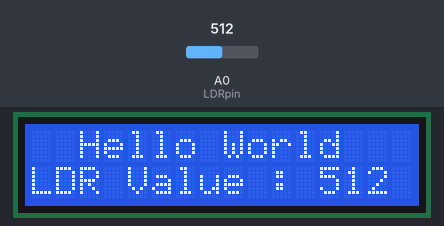
Recording of a sketch running on a simulated Arduino Uno, built with avr-gcc and run on an emulated ATmega328P. Shown: 16×2 character LCD. The inputs (shaded band) are chosen by the test bench; at power-on: A0 (LDRpin) = 512.

Above: at 1.2 s.
1.3 s: A0 (LDRpin) set to 716
At 1.7 s:
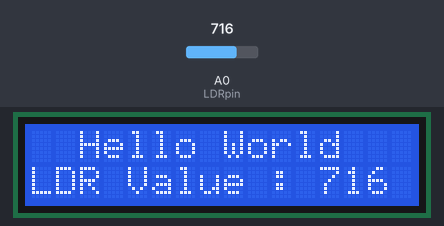
2.8 s: A0 (LDRpin) set to 900
At 3.5 s:
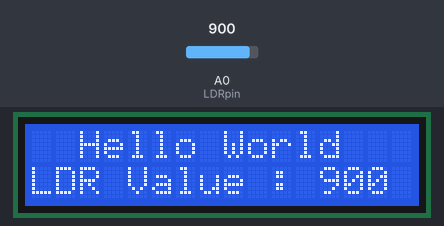
4.3 s: A0 (LDRpin) set to 1023
At 5.6 s:
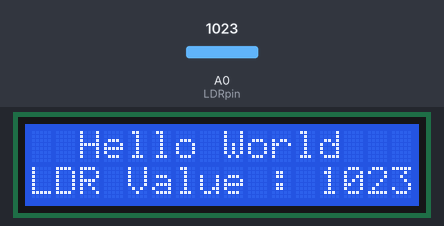
Timing chart, 0 to 7.3 s (numbered marks = the images above; inputs shaded):
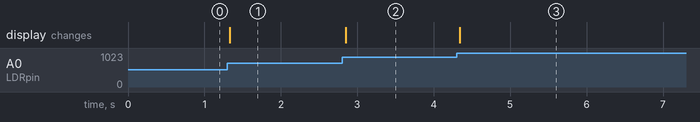

The sketch:

Code.ino
```cpp
#include <LiquidCrystal_I2C.h>

LiquidCrystal_I2C lcd(0x27,16,2);
const int LDRpin = A0;

void setup() {
  lcd.init();
  lcd.clear();
  lcd.backlight();

}

void loop() {
  int LDRvalue = analogRead(LDRpin);
  lcd.setCursor(2,0);
  lcd.print("Hello World");

  lcd.setCursor(0, 1);
  lcd.print("LDR Value : ");
  lcd.print(LDRvalue);
}
```

Measured:
- after the input at 1.3 s, the display: changes at once (image 1)
- after the input at 2.8 s, the display: changes after 0.05 s (image 2)
- after the input at 4.3 s, the display: changes at once (image 3)
